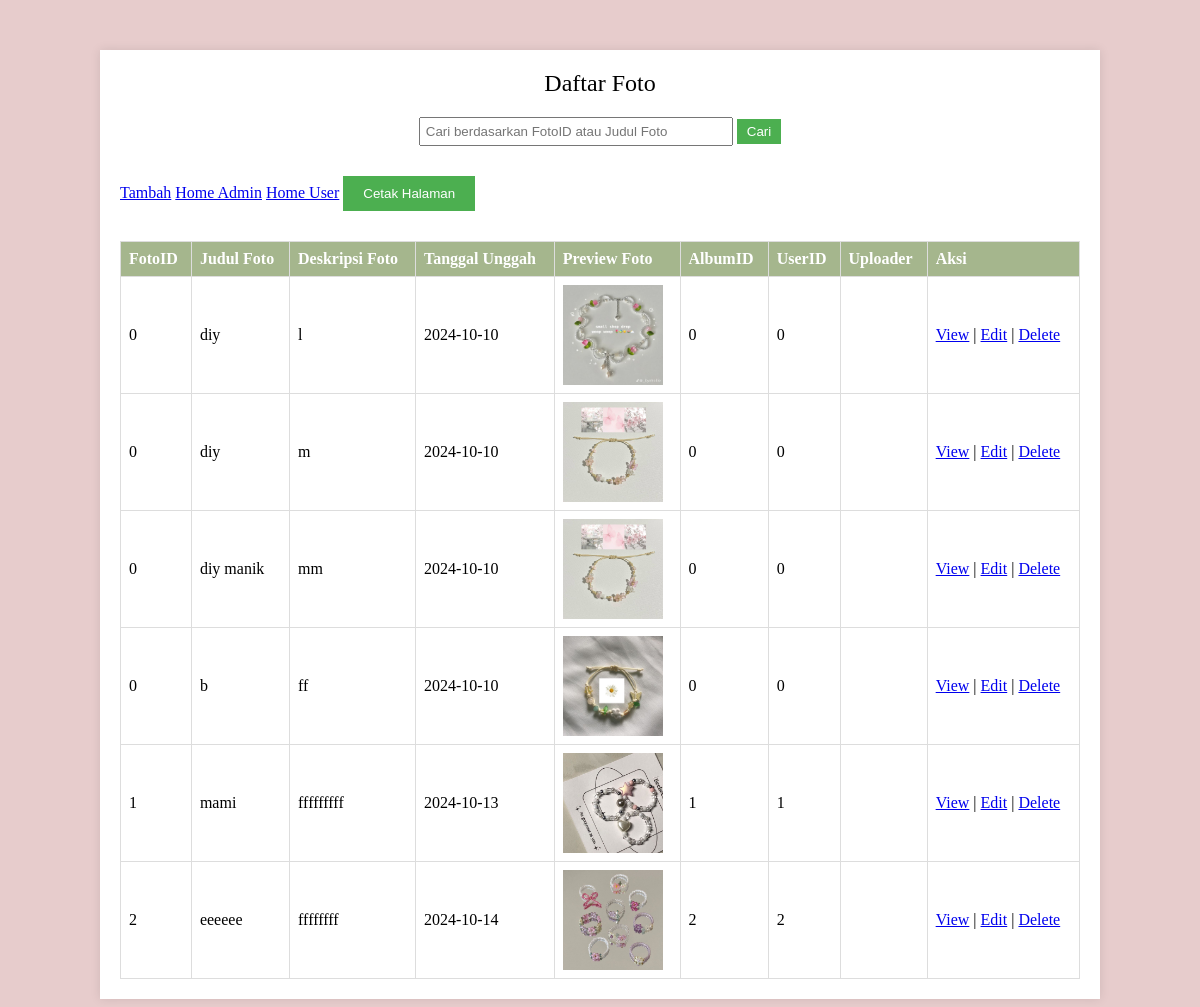
/gallery/index_foto.php (signed in), run on the app's committed database.
### tables this page shows
CREATE TABLE `foto` (
  `FotoID` int(11) NOT NULL,
  `JudulFoto` varchar(255) NOT NULL,
  `DeskripsiFoto` text NOT NULL,
  `TanggalUnggah` date NOT NULL,
  `LokasiFile` varchar(255) NOT NULL,
  `AlbumID` int(11) NOT NULL,
  `UserID` int(11) NOT NULL
);

### gallery/index_foto.php (the view, shortened to what this page needs)
<?php
include 'koneksi.php';
$search = "";
$query = "SELECT * FROM foto WHERE FotoID LIKE '%$search%' OR JudulFoto LIKE '%$search%'";
$result = mysqli_query($conn, $query);
?>
<!DOCTYPE html>
<html lang="en">
<head>
</head>
<body>
<div class="container">
    <div class="title">Daftar Foto</div>
    <div class="search-container">
        <form method="get" action="">
            <input type="text" name="search" placeholder="Cari berdasarkan FotoID atau Judul Foto" value="<?php echo $search; ?>" class="search-input">
            <button type="submit" class="search-button">Cari</button>
        </form>
    </div>
    <a href="tambah_foto.php">Tambah</a>
    <a href="home_admin.php">Home Admin</a>
    <a href="home_user.php">Home User</a>
    <button class="print-button" onclick="window.print()">Cetak Halaman</button>
    <table>
        <thead>
            <tr>
                <th>FotoID</th>
                <th>Judul Foto</th>
                <th>Deskripsi Foto</th>
                <th>Tanggal Unggah</th>
                <th>Preview Foto</th>
                <th>AlbumID</th>
                <th>UserID</th>
                <th>Uploader</th>
                <th class="action-links">Aksi</th>
            </tr>
        </thead>
        <tbody>
            <?php
            while ($row = mysqli_fetch_assoc($result)) {
                echo "<tr>";
                echo "<td>" . $row['FotoID'] . "</td>";
                echo "<td>" . $row['JudulFoto'] . "</td>";
                echo "<td>" . $row['DeskripsiFoto'] . "</td>";
                echo "<td>" . $row['TanggalUnggah'] . "</td>";
                echo "<td><img src='" . $row['LokasiFile'] . "' alt='Foto'></td>";
                echo "<td>" . $row['AlbumID'] . "</td>";
                echo "<td>" . $row['UserID'] . "</td>";
                echo "<td>" . $row['Uploader'] . "</td>";
                echo "<td class='action-links'>
                        <a href='view_foto.php?id=" . $row['FotoID'] . "'>View</a> |
                        <a href='edit_foto.php?id=" . $row['FotoID'] . "'>Edit</a> |
                        <a href='delete_foto.php?id=" . $row['FotoID'] . "' onclick='return confirm(\"Anda yakin ingin menghapus foto ini?\");'>Delete</a>
                      </td>";
                echo "</tr>";
            }
            ?>
        </tbody>
    </table>
</div>
</body>
</html>

### gallery/index_foto.php (style rules this page uses)
body { font-family: 'Times New Roman', serif; background-color: #E7CCCC; margin: 0; padding: 0; }
.container { width: 80%; margin: 50px auto; background-color: white; padding: 20px; box-shadow: 0 0 10px rgba(0, 0, 0, 0.1); }
table { width: 100%; border-collapse: collapse; margin-top: 20px; background-color: white; }
table, th, td { border: 1px solid #ddd; }
th, td { padding: 8px; text-align: left; }
th { background-color: #A5B68D; color: white; }
img { width: 100px; height: auto; display: block; }
.title { text-align: center; font-size: 24px; margin-bottom: 20px; }
.print-button { display: inline-block; margin: 10px 0; padding: 10px 20px; background-color: #4CAF50; color: white; border: none; cursor: pointer; }
.search-container { margin-bottom: 20px; text-align: center; }
.search-input { padding: 5px; width: 300px; }
.search-button { padding: 5px 10px; background-color: #4CAF50; color: white; border: none; cursor: pointer; }

### data on the page
foto: FotoID "0", JudulFoto "diy", DeskripsiFoto "l", TanggalUnggah "2024-10-10", LokasiFile (picture), AlbumID "0", UserID "0"
foto: FotoID "0", JudulFoto "diy", DeskripsiFoto "m", TanggalUnggah "2024-10-10", LokasiFile (picture), AlbumID "0", UserID "0"
foto: FotoID "0", JudulFoto "diy manik", DeskripsiFoto "mm", TanggalUnggah "2024-10-10", LokasiFile (picture), AlbumID "0", UserID "0"
foto: FotoID "0", JudulFoto "b", DeskripsiFoto "ff", TanggalUnggah "2024-10-10", LokasiFile (picture), AlbumID "0", UserID "0"
foto: FotoID "1", JudulFoto "mami", DeskripsiFoto "fffffffff", TanggalUnggah "2024-10-13", LokasiFile (picture), AlbumID "1", UserID "1"
foto: FotoID "2", JudulFoto "eeeeee", DeskripsiFoto "ffffffff", TanggalUnggah "2024-10-14", LokasiFile (picture), AlbumID "2", UserID "2"
